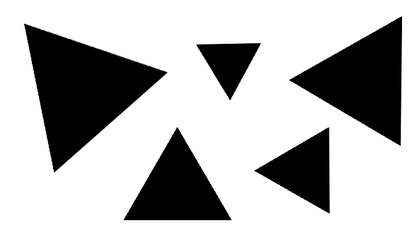
%> input picture Reconocimiento de Formas/Imagenes/fotos_fasetest/Test3.jpg, 420 x 240 px, shrunk from 700 x 400 before the run, given in place of Circ_ent.jpg, which was not available
$ octave P4Parte11.m   (GNU Octave 9; MATLAB toolbox functions it lacks are replaced by stand-ins)
%> lines starting %> are read from the running program, lines starting %| are printed output that depends on the picture; in (x1, y1, x2, y2) boxes, pixels count from 0 and x2, y2 are one past the last pixel; in counts of white or black regions, pixels touching at a corner belong together; the program's own positions count from 1; pictures that were not available may be replaced by others from this repository, and a replacement may not be noted
### Reconocimiento de Formas/Pruebas/Funcion_Calcula_Hu.m
function m = Funcion_Calcula_Hu(F)

% C?lculo de momentos Hu. El resultado es un vector columna con los 7
% momentos de Hu calculados sobre la imagen F.


if (ndims(F) ~= 2) | issparse(F) | ~isreal(F) | ~(isnumeric(F) | islogical(F))
    error(['F must be a 2-D, real, nonsparse, numeric or logical matrix']);
end

F = double(F);

[M, N] = size(F);
[x, y] = meshgrid(1:N, 1:M);

x = x(:);
y = y(:);
F = F(:);

m.m00 = sum(F);

if (m.m00 == 0)
    m.m00 = eps;
end

m.m10 = sum(x .* F);
m.m01 = sum(y .* F);
m.m11 = sum(x .* y .* F);
m.m20 = sum(x.^2 .* F);
m.m02 = sum(y.^2 .* F);
m.m30 = sum(x.^3 .* F);
m.m03 = sum(y.^3 .* F);
m.m12 = sum(x .* y.^2 .* F);
m.m21 = sum(x.^2 .* y .* F);


%DIP equations (11.3-14) through (11.3-16).
xbar = m.m10 / m.m00;
ybar = m.m01 / m.m00;

e.eta11 = (m.m11 - ybar*m.m10) / m.m00^2;
e.eta20 = (m.m20 - xbar*m.m10) / m.m00^2;
e.eta02 = (m.m02 - ybar*m.m01) / m.m00^2;
e.eta30 = (m.m30 - 3 * xbar * m.m20 + 2 * xbar^2 * m.m10) / m.m00^2.5;
e.eta03 = (m.m03 - 3 * ybar * m.m02 + 2 * ybar^2 * m.m01) / m.m00^2.5;
e.eta21 = (m.m21 - 2 * xbar * m.m11 - ybar * m.m20 + 2 * xbar^2 * m.m01) / m.m00^2.5;
e.eta12 = (m.m12 - 2 * ybar * m.m11 - xbar * m.m02 + 2 * ybar^2 * m.m10) / m.m00^2.5;


%DIP equations (11.3-17) throught (11.3-23).
phi(1) = e.eta20 + e.eta02;
phi(2) = ((e.eta20 - e.eta02)^2) + 4 * e.eta11^2;
phi(3) = (e.eta30 - 3 * e.eta12)^2 + (3 * e.eta21 - e.eta03)^2;
phi(4) = (e.eta30 - e.eta12)^2 + (e.eta21 - e.eta03)^2;
% phi(4) = (e.eta30 + e.eta12)^2 + (e.eta21 + e.eta03)^2;
phi(5) = (e.eta30 - 3 * e.eta12) * (e.eta30 + e.eta12) * ( (e.eta30 + e.eta12)^2 -  3 * (e.eta21 + e.eta03)^2 ) + (3 * e.eta21 - e.eta03) * (e.eta21 + e.eta03) * ( 3 * (e.eta30 + e.eta12)^2 -  (e.eta21 + e.eta03)^2 );
phi(6) = (e.eta20 - e.eta02) * ( (e.eta30 + e.eta12)^2 - (e.eta21 + e.eta03)^2 ) + 4 * e.eta11 * (e.eta30 + e.eta12) * (e.eta21 + e.eta03);
%phi(7) = ( 3 * e.eta21 - e.eta03) * (e.eta30 + e.eta12) * ( (e.eta30 + e.eta12)^2 - 3 * (e.eta21 + e.eta03)^2) + (3 * e.eta12 - e.eta30) * (e.eta21 + e.eta03) * (3 * (e.eta30 + e.eta12)^2 - (e.eta21 + e.eta03)^2 );
phi(7) = ( 3 * e.eta21 - e.eta30) * (e.eta30 + e.eta12) * ( (e.eta30 + e.eta12)^2 - 3 * (e.eta21 + e.eta03)^2) +(3 * e.eta21 - e.eta03) * (e.eta21 + e.eta03) * (3 * (e.eta30 + e.eta12)^2 - (e.eta21 + e.eta03)^2 );


for i=1:7
    phi(i) = phi(i);
end

for k=1:7

   if phi(k)==0
      phi(k)=1e-100;
   end

end

m=abs(log(abs(phi)));

m=m';

### Reconocimiento de Formas/Pruebas/P4Parte11.m
entrenamiento=['Imagenes/fotos_entrenamiento/Circ_ent.jpg';'Imagenes/fotos_entrenamiento/Cuad_ent.jpg';'Imagenes/fotos_entrenamiento/Tria_ent.jpg'];

input=[];
output=[];
[M J]=size(entrenamiento);
momentos=[];
for i=1:M
    momentos=[];
    I=imread(entrenamiento(i,:));
%> I is the input picture: size 240x420 uint8; min 0, max 255, mean 185.6
    [Ietiq N]=bwlabel(I<=(graythresh(I)*255));
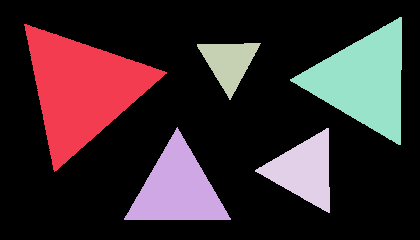
%> Ietiq: size 240x420 double; 6 distinct labels, from 0 to 5; one colour per label, 0 black
%> N = 5
    state=regionprops(double(Ietiq),'Eccentricity','Extent','Solidity','EulerNumber','Perimeter','Area');
%> state = 5 regions; Area, Eccentricity, EulerNumber, Extent and Solidity: 9976 0.0922 1 0.471 0.979, 7307 0.0815 1 0.51 0.979, 5027 0.105 1 0.505 0.982, 3253 0.157 1 0.51 0.968, 1849 0.138 1 0.507 0.958

    inicio=length(output)+1;
    input(1,inicio:(inicio+N-1))=cat(1,((cat(1,state.Perimeter).^2)./cat(1,state.Area))');
    input(2,inicio:(inicio+N-1))=cat(1,state.Eccentricity)';
    input(3,inicio:(inicio+N-1))=cat(1,state.Extent)';
    input(4,inicio:(inicio+N-1))=cat(1,state.Solidity)';
    input(5,inicio:(inicio+N-1))=cat(1,state.EulerNumber)';

    output(1,inicio:(inicio+N-1))=i;

    for j=1:N
       momento=Funcion_Calcula_Hu(Ietiq==j);
       input(6:12,(inicio+j-1))=momento;
    end
%> this loop made 5 passes
%> pass 1, in Funcion_Calcula_Hu, `F = double(F);`:
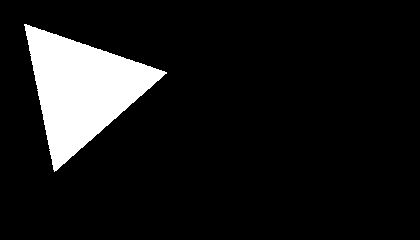
%> F: size 240x420 double; values 0 (black) and 1 (white), 9.9% white; 1 white region, box (x1, y1, x2, y2) and area: (24, 24, 167, 172) 9976
%> pass 2, in Funcion_Calcula_Hu (call 2), `F = double(F);`:
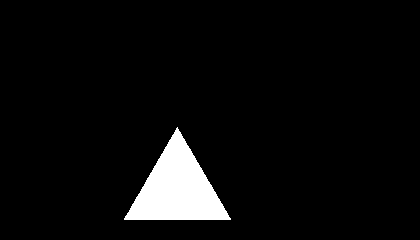
%> F: size 240x420 double; values 0 (black) and 1 (white), 5% white; 1 white region, box (x1, y1, x2, y2) and area: (124, 127, 231, 220) 5027
%> pass 3, in Funcion_Calcula_Hu (call 3), `F = double(F);`:
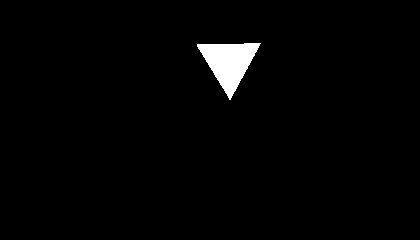
%> F: size 240x420 double; values 0 (black) and 1 (white), 1.8% white; 1 white region, box (x1, y1, x2, y2) and area: (197, 43, 261, 100) 1849
%> after the loop, input = 12 rows, first 8: [20.7 19.76 19.46 19.46 19.71; 0.0922 0.105 0.138 0.157 0.0815; 0.471 0.505 0.507 0.51 0.51; 0.979 0.982 0.958 0.968 0.979; 1 1 1 1 1; 1.65 1.65 1.64 1.64 1.65; 14.21 13.69 12.58 12.06 14.7; 5.39 5.39 5.35 5.36 5.39]

end
%> pass 2 of the loop `for i=1:M`:
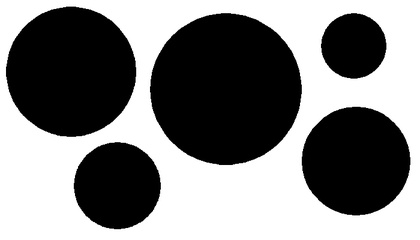
%> input picture Reconocimiento de Formas/Imagenes/fotos_fasetest/Test1.jpg, 420 x 240 px, shrunk from 700 x 400 before the run, given in place of Cuad_ent.jpg, which was not available
%> I is the input picture: size 240x420 uint8; min 0, max 255, mean 129.4
%> `[Ietiq N]=bwlabel(I<=(graythresh(I)*255));`:
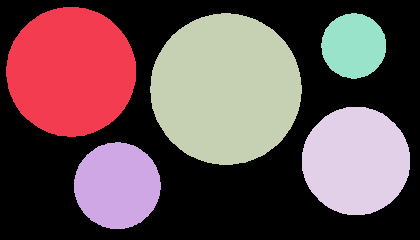
%> Ietiq: size 240x420 double; 6 distinct labels, from 0 to 5; one colour per label, 0 black
%> state = 5 regions; Area, Eccentricity, EulerNumber, Extent and Solidity: 17993 0.0467 1 0.779 0.991, 13214 0.0419 1 0.782 0.991, 9205 0.0367 1 0.789 0.99, 5893 0.0271 1 0.779 0.984, 3321 0.0908 1 0.774 0.982
%> the loop `for j=1:N` made 5 passes
%> pass 3, in Funcion_Calcula_Hu (call 8), `F = double(F);`:
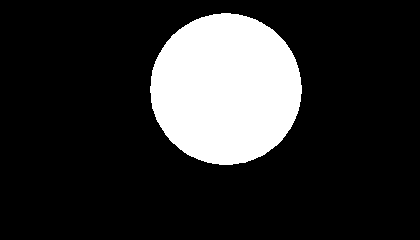
%> F: size 240x420 double; values 0 (black) and 1 (white), 17.9% white; 1 white region, box (x1, y1, x2, y2) and area: (150, 13, 302, 165) 17993
%> (the run ends here)
